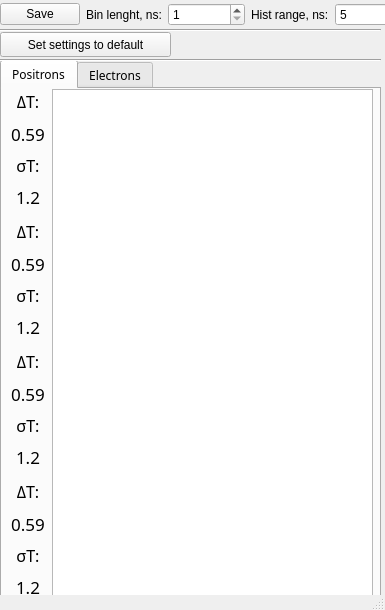
<?xml version="1.0" encoding="UTF-8"?>
<ui version="4.0">
 <class>Kickers_Monitor</class>
 <widget class="QMainWindow" name="Kickers_Monitor">
  <property name="geometry">
   <rect>
    <x>0</x>
    <y>0</y>
    <width>385</width>
    <height>610</height>
   </rect>
  </property>
  <property name="sizePolicy">
   <sizepolicy hsizetype="Fixed" vsizetype="Fixed">
    <horstretch>0</horstretch>
    <verstretch>0</verstretch>
   </sizepolicy>
  </property>
  <property name="minimumSize">
   <size>
    <width>385</width>
    <height>585</height>
   </size>
  </property>
  <property name="maximumSize">
   <size>
    <width>385</width>
    <height>634</height>
   </size>
  </property>
  <property name="windowTitle">
   <string>Kickers_Monitor</string>
  </property>
  <widget class="QWidget" name="centralwidget">
   <widget class="QTabWidget" name="tabWidget">
    <property name="geometry">
     <rect>
      <x>0</x>
      <y>60</y>
      <width>381</width>
      <height>541</height>
     </rect>
    </property>
    <property name="sizePolicy">
     <sizepolicy hsizetype="Fixed" vsizetype="Fixed">
      <horstretch>0</horstretch>
      <verstretch>0</verstretch>
     </sizepolicy>
    </property>
    <property name="minimumSize">
     <size>
      <width>381</width>
      <height>541</height>
     </size>
    </property>
    <property name="maximumSize">
     <size>
      <width>900</width>
      <height>900</height>
     </size>
    </property>
    <property name="font">
     <font>
      <family>Abyssinica SIL</family>
     </font>
    </property>
    <property name="currentIndex">
     <number>0</number>
    </property>
    <widget class="QWidget" name="tab_positrons">
     <attribute name="title">
      <string>Positrons</string>
     </attribute>
     <widget class="QListWidget" name="uni_1">
      <property name="geometry">
       <rect>
        <x>50</x>
        <y>0</y>
        <width>321</width>
        <height>511</height>
       </rect>
      </property>
     </widget>
     <widget class="QWidget" name="verticalLayoutWidget_5">
      <property name="geometry">
       <rect>
        <x>0</x>
        <y>390</y>
        <width>52</width>
        <height>121</height>
       </rect>
      </property>
      <layout class="QVBoxLayout" name="verticalLayout_5">
       <item>
        <widget class="QLabel" name="label_dt_e_p_n_4">
         <property name="font">
          <font>
           <pointsize>12</pointsize>
          </font>
         </property>
         <property name="text">
          <string>&lt;p&gt;&amp;Delta;T:&lt;/p&gt;</string>
         </property>
         <property name="alignment">
          <set>Qt::AlignCenter</set>
         </property>
        </widget>
       </item>
       <item>
        <widget class="QLabel" name="label_dt_p_k_n">
         <property name="font">
          <font>
           <pointsize>13</pointsize>
          </font>
         </property>
         <property name="text">
          <string>0.59</string>
         </property>
         <property name="alignment">
          <set>Qt::AlignCenter</set>
         </property>
        </widget>
       </item>
       <item>
        <widget class="QLabel" name="label_da_e_p_n_4">
         <property name="font">
          <font>
           <pointsize>12</pointsize>
          </font>
         </property>
         <property name="text">
          <string>&lt;p&gt;&amp;sigma;T:&lt;/p&gt;</string>
         </property>
         <property name="alignment">
          <set>Qt::AlignCenter</set>
         </property>
        </widget>
       </item>
       <item>
        <widget class="QLabel" name="label_st_p_k_n">
         <property name="font">
          <font>
           <pointsize>13</pointsize>
          </font>
         </property>
         <property name="text">
          <string>1.2</string>
         </property>
         <property name="alignment">
          <set>Qt::AlignCenter</set>
         </property>
        </widget>
       </item>
      </layout>
     </widget>
     <widget class="QWidget" name="verticalLayoutWidget_6">
      <property name="geometry">
       <rect>
        <x>0</x>
        <y>260</y>
        <width>52</width>
        <height>121</height>
       </rect>
      </property>
      <layout class="QVBoxLayout" name="verticalLayout_6">
       <item>
        <widget class="QLabel" name="label_dt_e_p_p_4">
         <property name="font">
          <font>
           <pointsize>12</pointsize>
          </font>
         </property>
         <property name="text">
          <string>&lt;p&gt;&amp;Delta;T:&lt;/p&gt;</string>
         </property>
         <property name="alignment">
          <set>Qt::AlignCenter</set>
         </property>
        </widget>
       </item>
       <item>
        <widget class="QLabel" name="label_dt_p_k_p">
         <property name="font">
          <font>
           <pointsize>13</pointsize>
          </font>
         </property>
         <property name="text">
          <string>0.59</string>
         </property>
         <property name="alignment">
          <set>Qt::AlignCenter</set>
         </property>
        </widget>
       </item>
       <item>
        <widget class="QLabel" name="label_st_e_p_p_4">
         <property name="font">
          <font>
           <pointsize>12</pointsize>
          </font>
         </property>
         <property name="text">
          <string>&lt;p&gt;&amp;sigma;T:&lt;/p&gt;</string>
         </property>
         <property name="alignment">
          <set>Qt::AlignCenter</set>
         </property>
        </widget>
       </item>
       <item>
        <widget class="QLabel" name="label_st_p_k_p">
         <property name="font">
          <font>
           <pointsize>13</pointsize>
          </font>
         </property>
         <property name="text">
          <string>1.2</string>
         </property>
         <property name="alignment">
          <set>Qt::AlignCenter</set>
         </property>
        </widget>
       </item>
      </layout>
     </widget>
     <widget class="QWidget" name="verticalLayoutWidget_7">
      <property name="geometry">
       <rect>
        <x>0</x>
        <y>130</y>
        <width>52</width>
        <height>121</height>
       </rect>
      </property>
      <layout class="QVBoxLayout" name="verticalLayout_7">
       <item>
        <widget class="QLabel" name="label_dt_e_p_n_5">
         <property name="font">
          <font>
           <pointsize>12</pointsize>
          </font>
         </property>
         <property name="text">
          <string>&lt;p&gt;&amp;Delta;T:&lt;/p&gt;</string>
         </property>
         <property name="alignment">
          <set>Qt::AlignCenter</set>
         </property>
        </widget>
       </item>
       <item>
        <widget class="QLabel" name="label_dt_p_p_n">
         <property name="font">
          <font>
           <pointsize>13</pointsize>
          </font>
         </property>
         <property name="text">
          <string>0.59</string>
         </property>
         <property name="alignment">
          <set>Qt::AlignCenter</set>
         </property>
        </widget>
       </item>
       <item>
        <widget class="QLabel" name="label_da_e_p_n_5">
         <property name="font">
          <font>
           <pointsize>12</pointsize>
          </font>
         </property>
         <property name="text">
          <string>&lt;p&gt;&amp;sigma;T:&lt;/p&gt;</string>
         </property>
         <property name="alignment">
          <set>Qt::AlignCenter</set>
         </property>
        </widget>
       </item>
       <item>
        <widget class="QLabel" name="label_st_p_p_n">
         <property name="font">
          <font>
           <pointsize>13</pointsize>
          </font>
         </property>
         <property name="text">
          <string>1.2</string>
         </property>
         <property name="alignment">
          <set>Qt::AlignCenter</set>
         </property>
        </widget>
       </item>
      </layout>
     </widget>
     <widget class="QWidget" name="verticalLayoutWidget_8">
      <property name="geometry">
       <rect>
        <x>0</x>
        <y>0</y>
        <width>52</width>
        <height>121</height>
       </rect>
      </property>
      <layout class="QVBoxLayout" name="verticalLayout_8">
       <item>
        <widget class="QLabel" name="label_dt_e_p_p_5">
         <property name="font">
          <font>
           <pointsize>12</pointsize>
          </font>
         </property>
         <property name="text">
          <string>&lt;p&gt;&amp;Delta;T:&lt;/p&gt;</string>
         </property>
         <property name="alignment">
          <set>Qt::AlignCenter</set>
         </property>
        </widget>
       </item>
       <item>
        <widget class="QLabel" name="label_dt_p_p_p">
         <property name="font">
          <font>
           <pointsize>13</pointsize>
          </font>
         </property>
         <property name="text">
          <string>0.59</string>
         </property>
         <property name="alignment">
          <set>Qt::AlignCenter</set>
         </property>
        </widget>
       </item>
       <item>
        <widget class="QLabel" name="label_st_e_p_p_5">
         <property name="font">
          <font>
           <pointsize>12</pointsize>
          </font>
         </property>
         <property name="text">
          <string>&lt;p&gt;&amp;sigma;T:&lt;/p&gt;</string>
         </property>
         <property name="alignment">
          <set>Qt::AlignCenter</set>
         </property>
        </widget>
       </item>
       <item>
        <widget class="QLabel" name="label_st_p_p_p">
         <property name="font">
          <font>
           <pointsize>13</pointsize>
          </font>
         </property>
         <property name="text">
          <string>1.2</string>
         </property>
         <property name="alignment">
          <set>Qt::AlignCenter</set>
         </property>
        </widget>
       </item>
      </layout>
     </widget>
    </widget>
    <widget class="QWidget" name="tab_electrons">
     <attribute name="title">
      <string>Electrons</string>
     </attribute>
     <widget class="QWidget" name="verticalLayoutWidget">
      <property name="geometry">
       <rect>
        <x>0</x>
        <y>0</y>
        <width>52</width>
        <height>121</height>
       </rect>
      </property>
      <layout class="QVBoxLayout" name="verticalLayout">
       <item>
        <widget class="QLabel" name="label_dt_e_p_p_2">
         <property name="font">
          <font>
           <pointsize>12</pointsize>
          </font>
         </property>
         <property name="text">
          <string>&lt;p&gt;&amp;Delta;T:&lt;/p&gt;</string>
         </property>
         <property name="alignment">
          <set>Qt::AlignCenter</set>
         </property>
        </widget>
       </item>
       <item>
        <widget class="QLabel" name="label_dt_e_p_p">
         <property name="font">
          <font>
           <pointsize>13</pointsize>
          </font>
         </property>
         <property name="text">
          <string>0.59</string>
         </property>
         <property name="alignment">
          <set>Qt::AlignCenter</set>
         </property>
        </widget>
       </item>
       <item>
        <widget class="QLabel" name="label_st_e_p_p_2">
         <property name="font">
          <font>
           <pointsize>12</pointsize>
          </font>
         </property>
         <property name="text">
          <string>&lt;p&gt;&amp;sigma;T:&lt;/p&gt;</string>
         </property>
         <property name="alignment">
          <set>Qt::AlignCenter</set>
         </property>
        </widget>
       </item>
       <item>
        <widget class="QLabel" name="label_st_e_p_p">
         <property name="font">
          <font>
           <pointsize>13</pointsize>
          </font>
         </property>
         <property name="text">
          <string>1.2</string>
         </property>
         <property name="alignment">
          <set>Qt::AlignCenter</set>
         </property>
        </widget>
       </item>
      </layout>
     </widget>
     <widget class="QWidget" name="verticalLayoutWidget_2">
      <property name="geometry">
       <rect>
        <x>0</x>
        <y>130</y>
        <width>52</width>
        <height>121</height>
       </rect>
      </property>
      <layout class="QVBoxLayout" name="verticalLayout_2">
       <item>
        <widget class="QLabel" name="label_dt_e_p_n_2">
         <property name="font">
          <font>
           <pointsize>12</pointsize>
          </font>
         </property>
         <property name="text">
          <string>&lt;p&gt;&amp;Delta;T:&lt;/p&gt;</string>
         </property>
         <property name="alignment">
          <set>Qt::AlignCenter</set>
         </property>
        </widget>
       </item>
       <item>
        <widget class="QLabel" name="label_dt_e_p_n">
         <property name="font">
          <font>
           <pointsize>13</pointsize>
          </font>
         </property>
         <property name="text">
          <string>0.59</string>
         </property>
         <property name="alignment">
          <set>Qt::AlignCenter</set>
         </property>
        </widget>
       </item>
       <item>
        <widget class="QLabel" name="label_da_e_p_n_2">
         <property name="font">
          <font>
           <pointsize>12</pointsize>
          </font>
         </property>
         <property name="text">
          <string>&lt;p&gt;&amp;sigma;T:&lt;/p&gt;</string>
         </property>
         <property name="alignment">
          <set>Qt::AlignCenter</set>
         </property>
        </widget>
       </item>
       <item>
        <widget class="QLabel" name="label_st_e_p_n">
         <property name="font">
          <font>
           <pointsize>13</pointsize>
          </font>
         </property>
         <property name="text">
          <string>1.2</string>
         </property>
         <property name="alignment">
          <set>Qt::AlignCenter</set>
         </property>
        </widget>
       </item>
      </layout>
     </widget>
     <widget class="QWidget" name="verticalLayoutWidget_3">
      <property name="geometry">
       <rect>
        <x>0</x>
        <y>390</y>
        <width>52</width>
        <height>121</height>
       </rect>
      </property>
      <layout class="QVBoxLayout" name="verticalLayout_3">
       <item>
        <widget class="QLabel" name="label_dt_e_p_n_3">
         <property name="font">
          <font>
           <pointsize>12</pointsize>
          </font>
         </property>
         <property name="text">
          <string>&lt;p&gt;&amp;Delta;T:&lt;/p&gt;</string>
         </property>
         <property name="alignment">
          <set>Qt::AlignCenter</set>
         </property>
        </widget>
       </item>
       <item>
        <widget class="QLabel" name="label_dt_e_k_n">
         <property name="font">
          <font>
           <pointsize>13</pointsize>
          </font>
         </property>
         <property name="text">
          <string>0.59</string>
         </property>
         <property name="alignment">
          <set>Qt::AlignCenter</set>
         </property>
        </widget>
       </item>
       <item>
        <widget class="QLabel" name="label_da_e_p_n_3">
         <property name="font">
          <font>
           <pointsize>12</pointsize>
          </font>
         </property>
         <property name="text">
          <string>&lt;p&gt;&amp;sigma;T:&lt;/p&gt;</string>
         </property>
         <property name="alignment">
          <set>Qt::AlignCenter</set>
         </property>
        </widget>
       </item>
       <item>
        <widget class="QLabel" name="label_st_e_k_n">
         <property name="font">
          <font>
           <pointsize>13</pointsize>
          </font>
         </property>
         <property name="text">
          <string>1.2</string>
         </property>
         <property name="alignment">
          <set>Qt::AlignCenter</set>
         </property>
        </widget>
       </item>
      </layout>
     </widget>
     <widget class="QListWidget" name="uni">
      <property name="geometry">
       <rect>
        <x>50</x>
        <y>0</y>
        <width>321</width>
        <height>511</height>
       </rect>
      </property>
     </widget>
     <widget class="QWidget" name="verticalLayoutWidget_4">
      <property name="geometry">
       <rect>
        <x>0</x>
        <y>260</y>
        <width>52</width>
        <height>121</height>
       </rect>
      </property>
      <layout class="QVBoxLayout" name="verticalLayout_4">
       <item>
        <widget class="QLabel" name="label_dt_e_p_p_3">
         <property name="font">
          <font>
           <pointsize>12</pointsize>
          </font>
         </property>
         <property name="text">
          <string>&lt;p&gt;&amp;Delta;T:&lt;/p&gt;</string>
         </property>
         <property name="alignment">
          <set>Qt::AlignCenter</set>
         </property>
        </widget>
       </item>
       <item>
        <widget class="QLabel" name="label_dt_e_k_p">
         <property name="font">
          <font>
           <pointsize>13</pointsize>
          </font>
         </property>
         <property name="text">
          <string>0.59</string>
         </property>
         <property name="alignment">
          <set>Qt::AlignCenter</set>
         </property>
        </widget>
       </item>
       <item>
        <widget class="QLabel" name="label_st_e_p_p_3">
         <property name="font">
          <font>
           <pointsize>12</pointsize>
          </font>
         </property>
         <property name="text">
          <string>&lt;p&gt;&amp;sigma;T:&lt;/p&gt;</string>
         </property>
         <property name="alignment">
          <set>Qt::AlignCenter</set>
         </property>
        </widget>
       </item>
       <item>
        <widget class="QLabel" name="label_st_e_k_p">
         <property name="font">
          <font>
           <pointsize>13</pointsize>
          </font>
         </property>
         <property name="text">
          <string>1.2</string>
         </property>
         <property name="alignment">
          <set>Qt::AlignCenter</set>
         </property>
        </widget>
       </item>
      </layout>
     </widget>
    </widget>
   </widget>
   <widget class="QWidget" name="horizontalLayoutWidget">
    <property name="geometry">
     <rect>
      <x>0</x>
      <y>0</y>
      <width>411</width>
      <height>29</height>
     </rect>
    </property>
    <layout class="QHBoxLayout" name="horizontalLayout">
     <property name="spacing">
      <number>6</number>
     </property>
     <item>
      <widget class="QPushButton" name="pushButton_save">
       <property name="text">
        <string>Save</string>
       </property>
      </widget>
     </item>
     <item>
      <widget class="QLabel" name="label">
       <property name="enabled">
        <bool>true</bool>
       </property>
       <property name="text">
        <string>Bin lenght, ns:</string>
       </property>
      </widget>
     </item>
     <item>
      <widget class="QSpinBox" name="spinBox_bins_len">
       <property name="minimum">
        <number>1</number>
       </property>
       <property name="maximum">
        <number>20</number>
       </property>
       <property name="value">
        <number>1</number>
       </property>
      </widget>
     </item>
     <item>
      <widget class="QLabel" name="label_2">
       <property name="text">
        <string>Hist range, ns:</string>
       </property>
      </widget>
     </item>
     <item>
      <widget class="QSpinBox" name="spinBox_hist_range">
       <property name="minimum">
        <number>5</number>
       </property>
       <property name="maximum">
        <number>20</number>
       </property>
       <property name="value">
        <number>5</number>
       </property>
      </widget>
     </item>
    </layout>
   </widget>
   <widget class="Line" name="line">
    <property name="geometry">
     <rect>
      <x>0</x>
      <y>20</y>
      <width>381</width>
      <height>20</height>
     </rect>
    </property>
    <property name="orientation">
     <enum>Qt::Horizontal</enum>
    </property>
   </widget>
   <widget class="QPushButton" name="button_stg_dflt">
    <property name="geometry">
     <rect>
      <x>0</x>
      <y>32</y>
      <width>171</width>
      <height>25</height>
     </rect>
    </property>
    <property name="minimumSize">
     <size>
      <width>0</width>
      <height>25</height>
     </size>
    </property>
    <property name="maximumSize">
     <size>
      <width>16777215</width>
      <height>25</height>
     </size>
    </property>
    <property name="text">
     <string>Set settings to default</string>
    </property>
   </widget>
   <widget class="Line" name="line_2">
    <property name="geometry">
     <rect>
      <x>0</x>
      <y>50</y>
      <width>381</width>
      <height>20</height>
     </rect>
    </property>
    <property name="orientation">
     <enum>Qt::Horizontal</enum>
    </property>
   </widget>
  </widget>
  <widget class="QStatusBar" name="statusbar">
   <property name="maximumSize">
    <size>
     <width>16777215</width>
     <height>15</height>
    </size>
   </property>
  </widget>
 </widget>
 <resources/>
 <connections/>
</ui>
